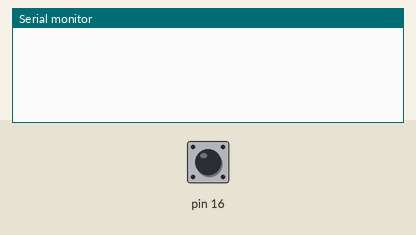
Simulated run of this sketch. Board: Arduino Uno, built with avr-gcc and run on an emulated ATmega328P. Shown: the last lines printed to the serial monitor. The inputs (shaded band) are chosen by the test bench; at power-on: pin 16 HIGH.

Above: at 1.2 s.
1.3 s: pin 16 driven LOW
At 2.5 s:
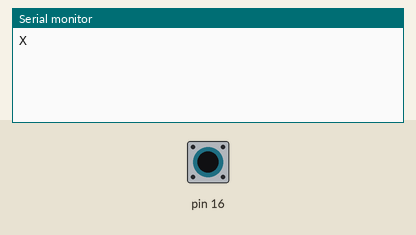
2.8 s: pin 16 pulsed HIGH 2 times (0.12 s each, 0.3 s apart)
At 3.6 s:
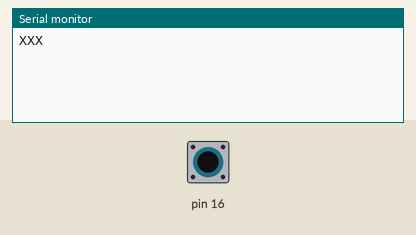

The sketch:

ESP8266.ino
```cpp
void setup() {
  pinMode(16, INPUT);
  Serial.begin(9600);
}

void loop() {
  if(!digitalRead(16))  {
    delay(50);
      if(!digitalRead(16))  {
        Serial.write('X');
        while(!digitalRead(16)); }
  }
}
```

Measured:
- after the input at 1.3 s, the serial monitor: prints a new line after 0.05 s (image 1)
- after the input at 2.8 s, the serial monitor: prints a new line after 0.17 s (image 2)
